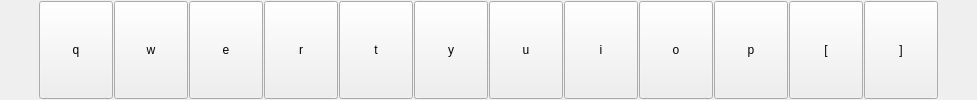
       <widget class="QFrame" name="frame_2">
        <property name="minimumSize">
         <size>
          <width>1</width>
          <height>0</height>
         </size>
        </property>
        <property name="frameShape">
         <enum>QFrame::NoFrame</enum>
        </property>
        <property name="frameShadow">
         <enum>QFrame::Raised</enum>
        </property>
        <layout class="QGridLayout" name="gridLayout_2" rowstretch="0" columnstretch="1,2,2,2,2,2,2,2,2,2,2,2,2,1">
         <property name="leftMargin">
          <number>1</number>
         </property>
         <property name="topMargin">
          <number>1</number>
         </property>
         <property name="rightMargin">
          <number>1</number>
         </property>
         <property name="bottomMargin">
          <number>1</number>
         </property>
         <property name="horizontalSpacing">
          <number>1</number>
         </property>
         <item row="0" column="0">
          <widget class="QFrame" name="frame_4">
           <property name="minimumSize">
            <size>
             <width>1</width>
             <height>1</height>
            </size>
           </property>
           <property name="frameShape">
            <enum>QFrame::NoFrame</enum>
           </property>
           <property name="frameShadow">
            <enum>QFrame::Raised</enum>
           </property>
          </widget>
         </item>
         <item row="0" column="2">
          <widget class="QPushButton" name="bnW">
           <property name="sizePolicy">
            <sizepolicy hsizetype="Preferred" vsizetype="Preferred">
             <horstretch>0</horstretch>
             <verstretch>0</verstretch>
            </sizepolicy>
           </property>
           <property name="minimumSize">
            <size>
             <width>1</width>
             <height>1</height>
            </size>
           </property>
           <property name="maximumSize">
            <size>
             <width>16777215</width>
             <height>16777215</height>
            </size>
           </property>
           <property name="font">
            <font>
             <kerning>true</kerning>
            </font>
           </property>
           <property name="text">
            <string>w</string>
           </property>
           <property name="iconSize">
            <size>
             <width>16</width>
             <height>16</height>
            </size>
           </property>
           <property name="flat">
            <bool>false</bool>
           </property>
          </widget>
         </item>
         <item row="0" column="8">
          <widget class="QPushButton" name="bnI">
           <property name="sizePolicy">
            <sizepolicy hsizetype="Preferred" vsizetype="Preferred">
             <horstretch>0</horstretch>
             <verstretch>0</verstretch>
            </sizepolicy>
           </property>
           <property name="minimumSize">
            <size>
             <width>1</width>
             <height>1</height>
            </size>
           </property>
           <property name="maximumSize">
            <size>
             <width>16777215</width>
             <height>16777215</height>
            </size>
           </property>
           <property name="font">
            <font>
             <kerning>true</kerning>
            </font>
           </property>
           <property name="text">
            <string>i</string>
           </property>
           <property name="iconSize">
            <size>
             <width>16</width>
             <height>16</height>
            </size>
           </property>
           <property name="flat">
            <bool>false</bool>
           </property>
          </widget>
         </item>
         <item row="0" column="12">
          <widget class="QPushButton" name="bnRSB">
           <property name="sizePolicy">
            <sizepolicy hsizetype="Preferred" vsizetype="Preferred">
             <horstretch>0</horstretch>
             <verstretch>0</verstretch>
            </sizepolicy>
           </property>
           <property name="minimumSize">
            <size>
             <width>1</width>
             <height>1</height>
            </size>
           </property>
           <property name="maximumSize">
            <size>
             <width>16777215</width>
             <height>16777215</height>
            </size>
           </property>
           <property name="font">
            <font>
             <kerning>true</kerning>
            </font>
           </property>
           <property name="text">
            <string>]</string>
           </property>
           <property name="iconSize">
            <size>
             <width>16</width>
             <height>16</height>
            </size>
           </property>
           <property name="flat">
            <bool>false</bool>
           </property>
          </widget>
         </item>
         <item row="0" column="11">
          <widget class="QPushButton" name="bnLSB">
           <property name="sizePolicy">
            <sizepolicy hsizetype="Preferred" vsizetype="Preferred">
             <horstretch>0</horstretch>
             <verstretch>0</verstretch>
            </sizepolicy>
           </property>
           <property name="minimumSize">
            <size>
             <width>1</width>
             <height>1</height>
            </size>
           </property>
           <property name="maximumSize">
            <size>
             <width>16777215</width>
             <height>16777215</height>
            </size>
           </property>
           <property name="font">
            <font>
             <kerning>true</kerning>
            </font>
           </property>
           <property name="text">
            <string>[</string>
           </property>
           <property name="iconSize">
            <size>
             <width>16</width>
             <height>16</height>
            </size>
           </property>
           <property name="flat">
            <bool>false</bool>
           </property>
          </widget>
         </item>
         <item row="0" column="3">
          <widget class="QPushButton" name="bnE">
           <property name="sizePolicy">
            <sizepolicy hsizetype="Preferred" vsizetype="Preferred">
             <horstretch>0</horstretch>
             <verstretch>0</verstretch>
            </sizepolicy>
           </property>
           <property name="minimumSize">
            <size>
             <width>1</width>
             <height>1</height>
            </size>
           </property>
           <property name="maximumSize">
            <size>
             <width>16777215</width>
             <height>16777215</height>
            </size>
           </property>
           <property name="font">
            <font>
             <kerning>true</kerning>
            </font>
           </property>
           <property name="text">
            <string>e</string>
           </property>
           <property name="iconSize">
            <size>
             <width>16</width>
             <height>16</height>
            </size>
           </property>
           <property name="flat">
            <bool>false</bool>
           </property>
          </widget>
         </item>
         <item row="0" column="5">
          <widget class="QPushButton" name="bnT">
           <property name="sizePolicy">
            <sizepolicy hsizetype="Preferred" vsizetype="Preferred">
             <horstretch>0</horstretch>
             <verstretch>0</verstretch>
            </sizepolicy>
           </property>
           <property name="minimumSize">
            <size>
             <width>1</width>
             <height>1</height>
            </size>
           </property>
           <property name="maximumSize">
            <size>
             <width>16777215</width>
             <height>16777215</height>
            </size>
           </property>
           <property name="font">
            <font>
             <kerning>true</kerning>
            </font>
           </property>
           <property name="text">
            <string>t</string>
           </property>
           <property name="iconSize">
            <size>
             <width>16</width>
             <height>16</height>
            </size>
           </property>
           <property name="flat">
            <bool>false</bool>
           </property>
          </widget>
         </item>
         <item row="0" column="1">
          <widget class="QPushButton" name="bnQ">
           <property name="sizePolicy">
            <sizepolicy hsizetype="Preferred" vsizetype="Preferred">
             <horstretch>0</horstretch>
             <verstretch>0</verstretch>
            </sizepolicy>
           </property>
           <property name="minimumSize">
            <size>
             <width>1</width>
             <height>1</height>
            </size>
           </property>
           <property name="maximumSize">
            <size>
             <width>16777215</width>
             <height>16777215</height>
            </size>
           </property>
           <property name="font">
            <font>
             <kerning>true</kerning>
            </font>
           </property>
           <property name="text">
            <string>q</string>
           </property>
           <property name="iconSize">
            <size>
             <width>16</width>
             <height>16</height>
            </size>
           </property>
           <property name="flat">
            <bool>false</bool>
           </property>
          </widget>
         </item>
         <item row="0" column="4">
          <widget class="QPushButton" name="bnR">
           <property name="sizePolicy">
            <sizepolicy hsizetype="Preferred" vsizetype="Preferred">
             <horstretch>0</horstretch>
             <verstretch>0</verstretch>
            </sizepolicy>
           </property>
           <property name="minimumSize">
            <size>
             <width>1</width>
             <height>1</height>
            </size>
           </property>
           <property name="maximumSize">
            <size>
             <width>16777215</width>
             <height>16777215</height>
            </size>
           </property>
           <property name="font">
            <font>
             <kerning>true</kerning>
            </font>
           </property>
           <property name="text">
            <string>r</string>
           </property>
           <property name="iconSize">
            <size>
             <width>16</width>
             <height>16</height>
            </size>
           </property>
           <property name="flat">
            <bool>false</bool>
           </property>
          </widget>
         </item>
         <item row="0" column="6">
          <widget class="QPushButton" name="bnY">
           <property name="sizePolicy">
            <sizepolicy hsizetype="Preferred" vsizetype="Preferred">
             <horstretch>0</horstretch>
             <verstretch>0</verstretch>
            </sizepolicy>
           </property>
           <property name="minimumSize">
            <size>
             <width>1</width>
             <height>1</height>
            </size>
           </property>
           <property name="maximumSize">
            <size>
             <width>16777215</width>
             <height>16777215</height>
            </size>
           </property>
           <property name="font">
            <font>
             <kerning>true</kerning>
            </font>
           </property>
           <property name="text">
            <string>y</string>
           </property>
           <property name="iconSize">
            <size>
             <width>16</width>
             <height>16</height>
            </size>
           </property>
           <property name="flat">
            <bool>false</bool>
           </property>
          </widget>
         </item>
         <item row="0" column="7">
          <widget class="QPushButton" name="bnU">
           <property name="sizePolicy">
            <sizepolicy hsizetype="Preferred" vsizetype="Preferred">
             <horstretch>0</horstretch>
             <verstretch>0</verstretch>
            </sizepolicy>
           </property>
           <property name="minimumSize">
            <size>
             <width>1</width>
             <height>1</height>
            </size>
           </property>
           <property name="maximumSize">
            <size>
             <width>16777215</width>
             <height>16777215</height>
            </size>
           </property>
           <property name="font">
            <font>
             <kerning>true</kerning>
            </font>
           </property>
           <property name="text">
            <string>u</string>
           </property>
           <property name="iconSize">
            <size>
             <width>16</width>
             <height>16</height>
            </size>
           </property>
           <property name="flat">
            <bool>false</bool>
           </property>
          </widget>
         </item>
         <item row="0" column="9">
          <widget class="QPushButton" name="bnO">
           <property name="sizePolicy">
            <sizepolicy hsizetype="Preferred" vsizetype="Preferred">
             <horstretch>0</horstretch>
             <verstretch>0</verstretch>
            </sizepolicy>
           </property>
           <property name="minimumSize">
            <size>
             <width>1</width>
             <height>1</height>
            </size>
           </property>
           <property name="maximumSize">
            <size>
             <width>16777215</width>
             <height>16777215</height>
            </size>
           </property>
           <property name="font">
            <font>
             <kerning>true</kerning>
            </font>
           </property>
           <property name="text">
            <string>o</string>
           </property>
           <property name="iconSize">
            <size>
             <width>16</width>
             <height>16</height>
            </size>
           </property>
           <property name="flat">
            <bool>false</bool>
           </property>
          </widget>
         </item>
         <item row="0" column="10">
          <widget class="QPushButton" name="bnP">
           <property name="sizePolicy">
            <sizepolicy hsizetype="Preferred" vsizetype="Preferred">
             <horstretch>0</horstretch>
             <verstretch>0</verstretch>
            </sizepolicy>
           </property>
           <property name="minimumSize">
            <size>
             <width>1</width>
             <height>1</height>
            </size>
           </property>
           <property name="maximumSize">
            <size>
             <width>16777215</width>
             <height>16777215</height>
            </size>
           </property>
           <property name="font">
            <font>
             <kerning>true</kerning>
            </font>
           </property>
           <property name="text">
            <string>p</string>
           </property>
           <property name="iconSize">
            <size>
             <width>16</width>
             <height>16</height>
            </size>
           </property>
           <property name="flat">
            <bool>false</bool>
           </property>
          </widget>
         </item>
         <item row="0" column="13">
          <widget class="QFrame" name="frame_8">
           <property name="minimumSize">
            <size>
             <width>1</width>
             <height>1</height>
            </size>
           </property>
           <property name="frameShape">
            <enum>QFrame::NoFrame</enum>
           </property>
           <property name="frameShadow">
            <enum>QFrame::Raised</enum>
           </property>
          </widget>
         </item>
        </layout>
       </widget>
